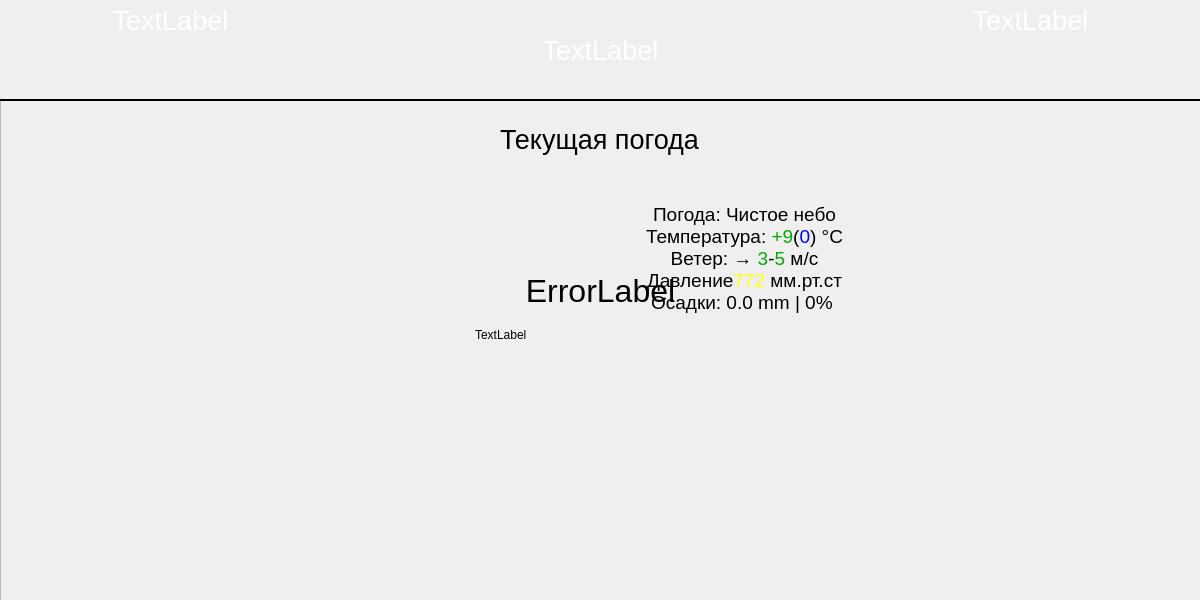
<?xml version="1.0" encoding="UTF-8"?>
<ui version="4.0">
 <author>MISHANDRO</author>
 <class>Weather</class>
 <widget class="QDialog" name="Weather">
  <property name="geometry">
   <rect>
    <x>0</x>
    <y>0</y>
    <width>1200</width>
    <height>600</height>
   </rect>
  </property>
  <property name="minimumSize">
   <size>
    <width>1200</width>
    <height>600</height>
   </size>
  </property>
  <property name="maximumSize">
   <size>
    <width>1200</width>
    <height>600</height>
   </size>
  </property>
  <property name="windowTitle">
   <string>Dialog</string>
  </property>
  <property name="windowIcon">
   <iconset>
    <normaloff>images/test.jpg</normaloff>images/test.jpg</iconset>
  </property>
  <property name="styleSheet">
   <string notr="true">QScrollArea { background: transparent; }
QScrollArea &gt; QWidget &gt; QWidget { background: transparent; }
QScrollArea &gt; QWidget &gt; QScrollBar { background: palette(base); }</string>
  </property>
  <widget class="QPushButton" name="pushFront">
   <property name="geometry">
    <rect>
     <x>1080</x>
     <y>0</y>
     <width>111</width>
     <height>91</height>
    </rect>
   </property>
   <property name="font">
    <font>
     <pointsize>14</pointsize>
    </font>
   </property>
   <property name="cursor">
    <cursorShape>PointingHandCursor</cursorShape>
   </property>
   <property name="mouseTracking">
    <bool>false</bool>
   </property>
   <property name="tabletTracking">
    <bool>false</bool>
   </property>
   <property name="acceptDrops">
    <bool>false</bool>
   </property>
   <property name="autoFillBackground">
    <bool>false</bool>
   </property>
   <property name="styleSheet">
    <string notr="true">background-color: transparent; border: none;</string>
   </property>
   <property name="text">
    <string/>
   </property>
   <property name="icon">
    <iconset>
     <normaloff>resources/images/Front.png</normaloff>resources/images/Front.png</iconset>
   </property>
   <property name="iconSize">
    <size>
     <width>95</width>
     <height>105</height>
    </size>
   </property>
   <property name="shortcut">
    <string/>
   </property>
   <property name="autoRepeat">
    <bool>false</bool>
   </property>
  </widget>
  <widget class="QLabel" name="left_city">
   <property name="geometry">
    <rect>
     <x>-110</x>
     <y>0</y>
     <width>561</width>
     <height>41</height>
    </rect>
   </property>
   <property name="font">
    <font>
     <pointsize>20</pointsize>
    </font>
   </property>
   <property name="layoutDirection">
    <enum>Qt::LeftToRight</enum>
   </property>
   <property name="styleSheet">
    <string notr="true">color: white</string>
   </property>
   <property name="text">
    <string>TextLabel</string>
   </property>
   <property name="alignment">
    <set>Qt::AlignCenter</set>
   </property>
  </widget>
  <widget class="QLabel" name="right_city">
   <property name="geometry">
    <rect>
     <x>750</x>
     <y>0</y>
     <width>561</width>
     <height>41</height>
    </rect>
   </property>
   <property name="font">
    <font>
     <pointsize>20</pointsize>
    </font>
   </property>
   <property name="layoutDirection">
    <enum>Qt::LeftToRight</enum>
   </property>
   <property name="styleSheet">
    <string notr="true">color: white</string>
   </property>
   <property name="text">
    <string>TextLabel</string>
   </property>
   <property name="alignment">
    <set>Qt::AlignCenter</set>
   </property>
  </widget>
  <widget class="QLabel" name="cur_city">
   <property name="geometry">
    <rect>
     <x>320</x>
     <y>30</y>
     <width>561</width>
     <height>41</height>
    </rect>
   </property>
   <property name="font">
    <font>
     <pointsize>20</pointsize>
    </font>
   </property>
   <property name="layoutDirection">
    <enum>Qt::LeftToRight</enum>
   </property>
   <property name="styleSheet">
    <string notr="true">color: white</string>
   </property>
   <property name="text">
    <string>TextLabel</string>
   </property>
   <property name="alignment">
    <set>Qt::AlignCenter</set>
   </property>
  </widget>
  <widget class="QPushButton" name="pushBack">
   <property name="geometry">
    <rect>
     <x>10</x>
     <y>0</y>
     <width>111</width>
     <height>91</height>
    </rect>
   </property>
   <property name="font">
    <font>
     <pointsize>14</pointsize>
    </font>
   </property>
   <property name="cursor">
    <cursorShape>PointingHandCursor</cursorShape>
   </property>
   <property name="mouseTracking">
    <bool>false</bool>
   </property>
   <property name="tabletTracking">
    <bool>false</bool>
   </property>
   <property name="acceptDrops">
    <bool>false</bool>
   </property>
   <property name="autoFillBackground">
    <bool>false</bool>
   </property>
   <property name="styleSheet">
    <string notr="true">background-color: transparent; border: none;</string>
   </property>
   <property name="text">
    <string/>
   </property>
   <property name="icon">
    <iconset>
     <normaloff>resources/images/Back.png</normaloff>resources/images/Back.png</iconset>
   </property>
   <property name="iconSize">
    <size>
     <width>95</width>
     <height>105</height>
    </size>
   </property>
   <property name="shortcut">
    <string/>
   </property>
   <property name="autoRepeat">
    <bool>false</bool>
   </property>
  </widget>
  <widget class="QFrame" name="header">
   <property name="geometry">
    <rect>
     <x>0</x>
     <y>0</y>
     <width>1201</width>
     <height>101</height>
    </rect>
   </property>
   <property name="styleSheet">
    <string notr="true">/* background: qlineargradient(x1:0, y1:0, x2:1, y2:1, stop:0 #4E4E4E, stop:1 #000000);*/
background-image: url(resources/images/background-header.png);
border-style: solid; 
border-bottom-width: 2px;
border-color: #000;
</string>
   </property>
   <property name="frameShape">
    <enum>QFrame::StyledPanel</enum>
   </property>
   <property name="frameShadow">
    <enum>QFrame::Raised</enum>
   </property>
  </widget>
  <widget class="QScrollArea" name="scrollArea">
   <property name="geometry">
    <rect>
     <x>10</x>
     <y>110</y>
     <width>1180</width>
     <height>480</height>
    </rect>
   </property>
   <property name="styleSheet">
    <string notr="true">QScrollBar {
	background-color: none;
 }
 
QScrollBar:vertical {
	border: none;
    background: rgb(45, 45, 68);
    width: 14px;
    margin: 15px 0 15px 0;
	border-radius: 0px;
 }

/*  HANDLE BAR VERTICAL */
QScrollBar::handle:vertical {	
	background-color: rgb(80, 80, 122);
	min-height: 30px;
	border-radius: 7px;
}
QScrollBar::handle:vertical:hover{	
	background-color: rgb(255, 0, 127);
}
QScrollBar::handle:vertical:pressed {	
	background-color: rgb(185, 0, 92);
}

/* BTN TOP - SCROLLBAR */
QScrollBar::sub-line:vertical {
	border: none;
	background-color: rgb(59, 59, 90);
	height: 15px;
	border-top-left-radius: 7px;
	border-top-right-radius: 7px;
	subcontrol-position: top;
	subcontrol-origin: margin;
}
QScrollBar::sub-line:vertical:hover {	
	background-color: rgb(255, 0, 127);
}
QScrollBar::sub-line:vertical:pressed {	
	background-color: rgb(185, 0, 92);
}

/* BTN BOTTOM - SCROLLBAR */
QScrollBar::add-line:vertical {
	border: none;
	background-color: rgb(59, 59, 90);
	height: 15px;
	border-bottom-left-radius: 7px;
	border-bottom-right-radius: 7px;
	subcontrol-position: bottom;
	subcontrol-origin: margin;
}
QScrollBar::add-line:vertical:hover {	
	background-color: rgb(255, 0, 127);
}
QScrollBar::add-line:vertical:pressed {	
	background-color: rgb(185, 0, 92);
}

/* RESET ARROW */
QScrollBar::up-arrow:vertical, QScrollBar::down-arrow:vertical {
	background: none;
}
QScrollBar::add-page:vertical, QScrollBar::sub-page:vertical {
	background: none;
}</string>
   </property>
   <property name="frameShape">
    <enum>QFrame::NoFrame</enum>
   </property>
   <property name="widgetResizable">
    <bool>true</bool>
   </property>
   <widget class="QWidget" name="scrollAreaWidgetContents">
    <property name="geometry">
     <rect>
      <x>0</x>
      <y>0</y>
      <width>1180</width>
      <height>480</height>
     </rect>
    </property>
    <property name="styleSheet">
     <string notr="true">QTableWidget {
    background-color: none;
}

QTableWidget::item {
    padding: 5px;
}

QTableWidget::item:selected {
    background-color: darkblue;
    color: white;
}</string>
    </property>
    <layout class="QVBoxLayout" name="verticalLayout">
     <item>
      <widget class="QFrame" name="main_frame">
       <property name="sizePolicy">
        <sizepolicy hsizetype="Preferred" vsizetype="Preferred">
         <horstretch>0</horstretch>
         <verstretch>0</verstretch>
        </sizepolicy>
       </property>
       <property name="minimumSize">
        <size>
         <width>0</width>
         <height>0</height>
        </size>
       </property>
       <property name="styleSheet">
        <string notr="true">background-color: transparent;
border: none</string>
       </property>
       <property name="frameShape">
        <enum>QFrame::StyledPanel</enum>
       </property>
       <property name="frameShadow">
        <enum>QFrame::Raised</enum>
       </property>
       <widget class="QLabel" name="cur_info">
        <property name="geometry">
         <rect>
          <x>520</x>
          <y>70</y>
          <width>411</width>
          <height>141</height>
         </rect>
        </property>
        <property name="font">
         <font>
          <pointsize>14</pointsize>
         </font>
        </property>
        <property name="contextMenuPolicy">
         <enum>Qt::ActionsContextMenu</enum>
        </property>
        <property name="styleSheet">
         <string notr="true">line-height: 20px</string>
        </property>
        <property name="lineWidth">
         <number>1</number>
        </property>
        <property name="midLineWidth">
         <number>0</number>
        </property>
        <property name="text">
         <string>&lt;html&gt;&lt;head/&gt;&lt;body&gt;
&lt;p style=&quot;line-height: 20px&quot;&gt;Погода: Чистое небо&lt;br/&gt;Температура: &lt;span style=&quot; color:#00aa00;&quot;&gt;+9&lt;/span&gt;(&lt;span style=&quot; color:#0000ff;&quot;&gt;0&lt;/span&gt;) °C&lt;br/&gt;Ветер: → &lt;span style=&quot; color:#00aa00;&quot;&gt;3&lt;/span&gt;-&lt;span style=&quot; color:#00aa00;&quot;&gt;5&lt;/span&gt; м/с&lt;br/&gt;Давление&lt;span style=&quot; color:#ffff00;&quot;&gt;772&lt;/span&gt; мм.рт.ст&lt;br/&gt;Осадки: 0.0 mm | 0% &lt;/p&gt;
&lt;/body&gt;&lt;/html&gt;</string>
        </property>
        <property name="alignment">
         <set>Qt::AlignCenter</set>
        </property>
        <property name="wordWrap">
         <bool>false</bool>
        </property>
        <property name="openExternalLinks">
         <bool>false</bool>
        </property>
       </widget>
       <widget class="QLabel" name="cur_header">
        <property name="geometry">
         <rect>
          <x>70</x>
          <y>0</y>
          <width>1021</width>
          <height>41</height>
         </rect>
        </property>
        <property name="font">
         <font>
          <pointsize>20</pointsize>
         </font>
        </property>
        <property name="text">
         <string>Текущая погода</string>
        </property>
        <property name="alignment">
         <set>Qt::AlignCenter</set>
        </property>
       </widget>
       <widget class="QLabel" name="cur_image">
        <property name="geometry">
         <rect>
          <x>320</x>
          <y>40</y>
          <width>201</width>
          <height>201</height>
         </rect>
        </property>
        <property name="frameShape">
         <enum>QFrame::NoFrame</enum>
        </property>
        <property name="frameShadow">
         <enum>QFrame::Plain</enum>
        </property>
        <property name="text">
         <string/>
        </property>
        <property name="pixmap">
         <pixmap>resources/images/cloud.png</pixmap>
        </property>
        <property name="scaledContents">
         <bool>true</bool>
        </property>
       </widget>
      </widget>
     </item>
    </layout>
   </widget>
  </widget>
  <widget class="QLabel" name="loading">
   <property name="geometry">
    <rect>
     <x>475</x>
     <y>210</y>
     <width>250</width>
     <height>250</height>
    </rect>
   </property>
   <property name="text">
    <string>TextLabel</string>
   </property>
   <property name="scaledContents">
    <bool>true</bool>
   </property>
  </widget>
  <widget class="QLabel" name="error_label">
   <property name="geometry">
    <rect>
     <x>180</x>
     <y>220</y>
     <width>841</width>
     <height>141</height>
    </rect>
   </property>
   <property name="font">
    <font>
     <pointsize>24</pointsize>
    </font>
   </property>
   <property name="text">
    <string>ErrorLabel</string>
   </property>
   <property name="alignment">
    <set>Qt::AlignCenter</set>
   </property>
   <property name="wordWrap">
    <bool>true</bool>
   </property>
  </widget>
  <widget class="QFrame" name="background">
   <property name="geometry">
    <rect>
     <x>0</x>
     <y>100</y>
     <width>1201</width>
     <height>501</height>
    </rect>
   </property>
   <property name="styleSheet">
    <string notr="true">background-image: url(resources/images/background.png)
</string>
   </property>
   <property name="frameShape">
    <enum>QFrame::StyledPanel</enum>
   </property>
   <property name="frameShadow">
    <enum>QFrame::Raised</enum>
   </property>
  </widget>
  <zorder>background</zorder>
  <zorder>header</zorder>
  <zorder>left_city</zorder>
  <zorder>right_city</zorder>
  <zorder>pushFront</zorder>
  <zorder>cur_city</zorder>
  <zorder>pushBack</zorder>
  <zorder>scrollArea</zorder>
  <zorder>loading</zorder>
  <zorder>error_label</zorder>
 </widget>
 <resources/>
 <connections/>
</ui>
